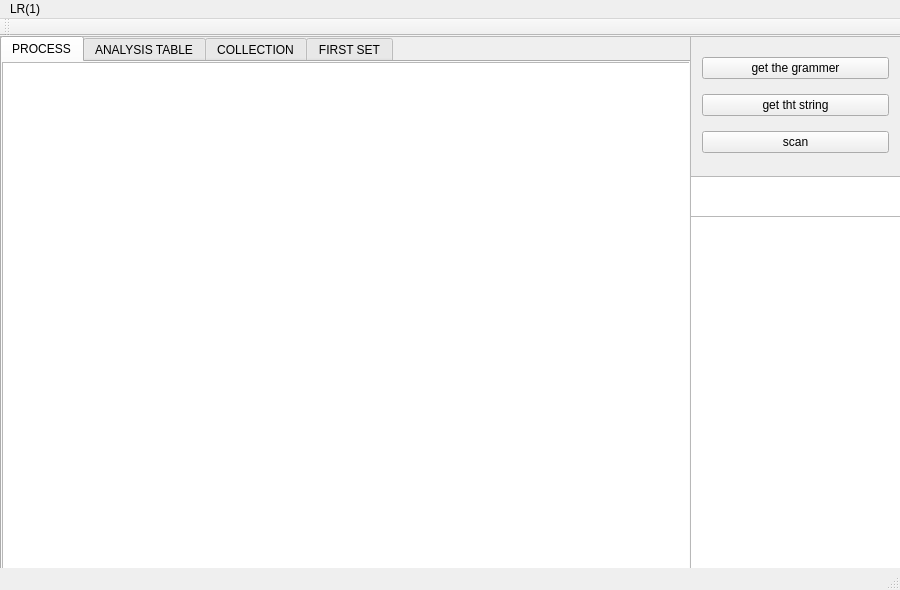
<?xml version="1.0" encoding="UTF-8"?>
<ui version="4.0">
 <class>experi3Class</class>
 <widget class="QMainWindow" name="experi3Class">
  <property name="geometry">
   <rect>
    <x>0</x>
    <y>0</y>
    <width>900</width>
    <height>590</height>
   </rect>
  </property>
  <property name="windowTitle">
   <string>experi3</string>
  </property>
  <widget class="QWidget" name="centralWidget">
   <widget class="QFrame" name="frame">
    <property name="geometry">
     <rect>
      <x>0</x>
      <y>0</y>
      <width>691</width>
      <height>541</height>
     </rect>
    </property>
    <property name="frameShape">
     <enum>QFrame::StyledPanel</enum>
    </property>
    <property name="frameShadow">
     <enum>QFrame::Raised</enum>
    </property>
    <widget class="QTabWidget" name="tabWidget">
     <property name="geometry">
      <rect>
       <x>0</x>
       <y>0</y>
       <width>691</width>
       <height>541</height>
      </rect>
     </property>
     <property name="currentIndex">
      <number>0</number>
     </property>
     <property name="tabBarAutoHide">
      <bool>false</bool>
     </property>
     <widget class="QWidget" name="tab_4">
      <attribute name="title">
       <string>PROCESS</string>
      </attribute>
      <widget class="QTableView" name="tableView_2">
       <property name="geometry">
        <rect>
         <x>0</x>
         <y>0</y>
         <width>691</width>
         <height>521</height>
        </rect>
       </property>
       <property name="sortingEnabled">
        <bool>true</bool>
       </property>
       <attribute name="horizontalHeaderCascadingSectionResizes">
        <bool>false</bool>
       </attribute>
       <attribute name="horizontalHeaderShowSortIndicator" stdset="0">
        <bool>false</bool>
       </attribute>
       <attribute name="horizontalHeaderStretchLastSection">
        <bool>true</bool>
       </attribute>
      </widget>
     </widget>
     <widget class="QWidget" name="tab_3">
      <attribute name="title">
       <string>ANALYSIS TABLE</string>
      </attribute>
      <widget class="QTableView" name="tableView">
       <property name="geometry">
        <rect>
         <x>0</x>
         <y>0</y>
         <width>691</width>
         <height>521</height>
        </rect>
       </property>
       <attribute name="horizontalHeaderStretchLastSection">
        <bool>false</bool>
       </attribute>
      </widget>
     </widget>
     <widget class="QWidget" name="tab_2">
      <attribute name="title">
       <string>COLLECTION</string>
      </attribute>
      <widget class="QListView" name="listView_2">
       <property name="geometry">
        <rect>
         <x>0</x>
         <y>0</y>
         <width>691</width>
         <height>521</height>
        </rect>
       </property>
      </widget>
     </widget>
     <widget class="QWidget" name="tab">
      <property name="enabled">
       <bool>true</bool>
      </property>
      <attribute name="title">
       <string>FIRST SET</string>
      </attribute>
      <widget class="QListView" name="listView">
       <property name="geometry">
        <rect>
         <x>0</x>
         <y>0</y>
         <width>691</width>
         <height>521</height>
        </rect>
       </property>
      </widget>
     </widget>
    </widget>
   </widget>
   <widget class="QFrame" name="frame_2">
    <property name="geometry">
     <rect>
      <x>690</x>
      <y>0</y>
      <width>211</width>
      <height>541</height>
     </rect>
    </property>
    <property name="frameShape">
     <enum>QFrame::StyledPanel</enum>
    </property>
    <property name="frameShadow">
     <enum>QFrame::Raised</enum>
    </property>
    <widget class="QFrame" name="frame_3">
     <property name="geometry">
      <rect>
       <x>0</x>
       <y>0</y>
       <width>211</width>
       <height>141</height>
      </rect>
     </property>
     <property name="frameShape">
      <enum>QFrame::StyledPanel</enum>
     </property>
     <property name="frameShadow">
      <enum>QFrame::Raised</enum>
     </property>
     <layout class="QVBoxLayout" name="verticalLayout">
      <item>
       <widget class="QPushButton" name="pushButton">
        <property name="text">
         <string>get the grammer</string>
        </property>
       </widget>
      </item>
      <item>
       <widget class="QPushButton" name="pushButton_2">
        <property name="text">
         <string>get tht string</string>
        </property>
       </widget>
      </item>
      <item>
       <widget class="QPushButton" name="pushButton_3">
        <property name="text">
         <string>scan</string>
        </property>
       </widget>
      </item>
     </layout>
    </widget>
    <widget class="QTextEdit" name="textEdit">
     <property name="geometry">
      <rect>
       <x>0</x>
       <y>140</y>
       <width>211</width>
       <height>41</height>
      </rect>
     </property>
    </widget>
    <widget class="QTextEdit" name="textEdit_2">
     <property name="geometry">
      <rect>
       <x>0</x>
       <y>180</y>
       <width>211</width>
       <height>361</height>
      </rect>
     </property>
    </widget>
   </widget>
  </widget>
  <widget class="QMenuBar" name="menuBar">
   <property name="geometry">
    <rect>
     <x>0</x>
     <y>0</y>
     <width>900</width>
     <height>22</height>
    </rect>
   </property>
   <widget class="QMenu" name="menuLR_1">
    <property name="title">
     <string>LR(1)</string>
    </property>
   </widget>
   <addaction name="menuLR_1"/>
  </widget>
  <widget class="QToolBar" name="mainToolBar">
   <attribute name="toolBarArea">
    <enum>TopToolBarArea</enum>
   </attribute>
   <attribute name="toolBarBreak">
    <bool>false</bool>
   </attribute>
  </widget>
  <widget class="QStatusBar" name="statusBar"/>
 </widget>
 <layoutdefault spacing="6" margin="11"/>
 <resources>
  <include location="experi3.qrc"/>
 </resources>
 <connections/>
</ui>
